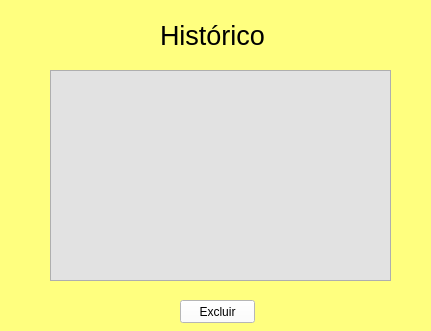
<?xml version="1.0" encoding="UTF-8"?>
<ui version="4.0">
 <class>Form</class>
 <widget class="QWidget" name="Form">
  <property name="geometry">
   <rect>
    <x>0</x>
    <y>0</y>
    <width>431</width>
    <height>331</height>
   </rect>
  </property>
  <property name="windowTitle">
   <string>Form</string>
  </property>
  <property name="styleSheet">
   <string notr="true">background-color: rgb(255, 255, 127);</string>
  </property>
  <widget class="QLabel" name="label">
   <property name="geometry">
    <rect>
     <x>160</x>
     <y>10</y>
     <width>111</width>
     <height>51</height>
    </rect>
   </property>
   <property name="font">
    <font>
     <pointsize>20</pointsize>
    </font>
   </property>
   <property name="text">
    <string>Histórico</string>
   </property>
  </widget>
  <widget class="QTableWidget" name="tableWidget">
   <property name="geometry">
    <rect>
     <x>50</x>
     <y>70</y>
     <width>341</width>
     <height>211</height>
    </rect>
   </property>
   <property name="styleSheet">
    <string notr="true">background-color: rgb(226, 226, 226);</string>
   </property>
  </widget>
  <widget class="QPushButton" name="pushButton">
   <property name="geometry">
    <rect>
     <x>180</x>
     <y>300</y>
     <width>75</width>
     <height>23</height>
    </rect>
   </property>
   <property name="styleSheet">
    <string notr="true">background-color: rgb(255, 255, 255);</string>
   </property>
   <property name="text">
    <string>Excluir</string>
   </property>
  </widget>
 </widget>
 <resources/>
 <connections/>
</ui>
